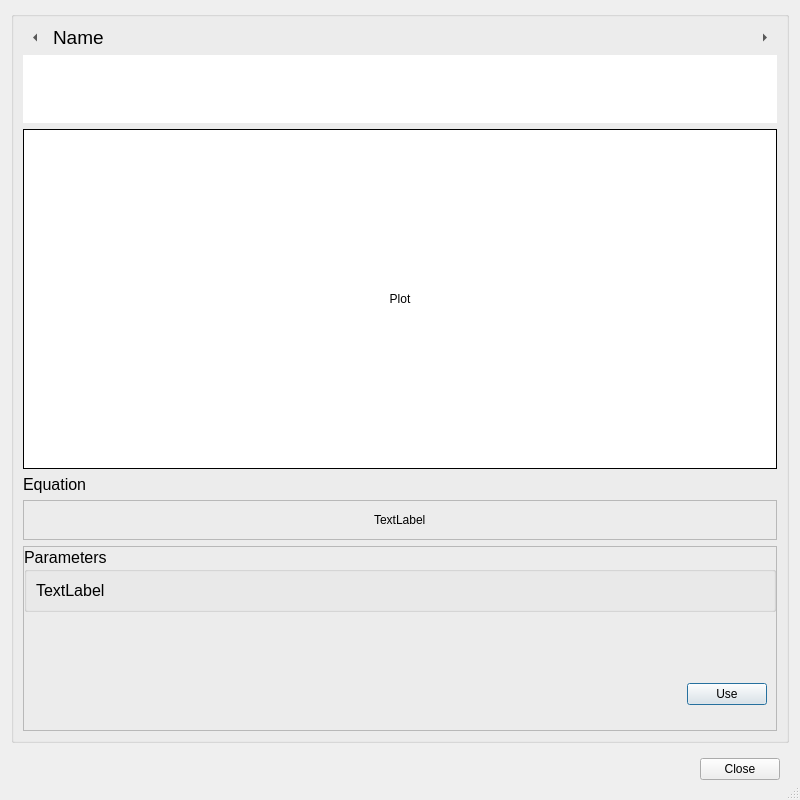
<?xml version="1.0" encoding="UTF-8"?>
<ui version="4.0">
 <class>BuiltinFunctionDetailer</class>
 <widget class="QDialog" name="BuiltinFunctionDetailer">
  <property name="windowModality">
   <enum>Qt::ApplicationModal</enum>
  </property>
  <property name="geometry">
   <rect>
    <x>0</x>
    <y>0</y>
    <width>800</width>
    <height>800</height>
   </rect>
  </property>
  <property name="minimumSize">
   <size>
    <width>800</width>
    <height>800</height>
   </size>
  </property>
  <property name="windowTitle">
   <string>Dialog</string>
  </property>
  <property name="sizeGripEnabled">
   <bool>true</bool>
  </property>
  <property name="modal">
   <bool>true</bool>
  </property>
  <layout class="QVBoxLayout" name="verticalLayout">
   <item>
    <widget class="QGroupBox" name="groupBox">
     <property name="title">
      <string/>
     </property>
     <property name="flat">
      <bool>true</bool>
     </property>
     <layout class="QVBoxLayout" name="verticalLayout_2">
      <item>
       <widget class="QFrame" name="frame_4">
        <property name="frameShape">
         <enum>QFrame::NoFrame</enum>
        </property>
        <property name="frameShadow">
         <enum>QFrame::Raised</enum>
        </property>
        <layout class="QHBoxLayout" name="horizontalLayout_3">
         <property name="leftMargin">
          <number>0</number>
         </property>
         <property name="topMargin">
          <number>0</number>
         </property>
         <property name="rightMargin">
          <number>0</number>
         </property>
         <property name="bottomMargin">
          <number>0</number>
         </property>
         <item>
          <widget class="QToolButton" name="toolButton">
           <property name="text">
            <string>&lt;</string>
           </property>
           <property name="autoRaise">
            <bool>true</bool>
           </property>
           <property name="arrowType">
            <enum>Qt::LeftArrow</enum>
           </property>
          </widget>
         </item>
         <item>
          <widget class="QLabel" name="lblName">
           <property name="font">
            <font>
             <pointsize>14</pointsize>
            </font>
           </property>
           <property name="text">
            <string>Name</string>
           </property>
          </widget>
         </item>
         <item>
          <spacer name="horizontalSpacer_3">
           <property name="orientation">
            <enum>Qt::Horizontal</enum>
           </property>
           <property name="sizeHint" stdset="0">
            <size>
             <width>40</width>
             <height>20</height>
            </size>
           </property>
          </spacer>
         </item>
         <item>
          <widget class="QToolButton" name="toolButton_2">
           <property name="text">
            <string>&gt;</string>
           </property>
           <property name="autoRaise">
            <bool>true</bool>
           </property>
           <property name="arrowType">
            <enum>Qt::RightArrow</enum>
           </property>
          </widget>
         </item>
        </layout>
       </widget>
      </item>
      <item>
       <widget class="MouseSensitiveLabel" name="txtDescription">
        <property name="sizePolicy">
         <sizepolicy hsizetype="Expanding" vsizetype="Fixed">
          <horstretch>0</horstretch>
          <verstretch>0</verstretch>
         </sizepolicy>
        </property>
        <property name="frameShape">
         <enum>QFrame::NoFrame</enum>
        </property>
        <property name="verticalScrollBarPolicy">
         <enum>Qt::ScrollBarAlwaysOff</enum>
        </property>
        <property name="horizontalScrollBarPolicy">
         <enum>Qt::ScrollBarAlwaysOff</enum>
        </property>
        <property name="sizeAdjustPolicy">
         <enum>QAbstractScrollArea::AdjustToContents</enum>
        </property>
        <property name="undoRedoEnabled">
         <bool>false</bool>
        </property>
        <property name="readOnly">
         <bool>true</bool>
        </property>
        <property name="textInteractionFlags">
         <set>Qt::LinksAccessibleByKeyboard|Qt::LinksAccessibleByMouse|Qt::TextBrowserInteraction|Qt::TextSelectableByKeyboard|Qt::TextSelectableByMouse</set>
        </property>
       </widget>
      </item>
      <item>
       <widget class="QFrame" name="frame_5">
        <property name="minimumSize">
         <size>
          <width>640</width>
          <height>340</height>
         </size>
        </property>
        <property name="autoFillBackground">
         <bool>false</bool>
        </property>
        <property name="styleSheet">
         <string notr="true">background-color: rgb(255, 255, 255);</string>
        </property>
        <property name="frameShape">
         <enum>QFrame::Panel</enum>
        </property>
        <property name="frameShadow">
         <enum>QFrame::Plain</enum>
        </property>
        <layout class="QHBoxLayout" name="horizontalLayout_4">
         <item>
          <spacer name="horizontalSpacer_4">
           <property name="orientation">
            <enum>Qt::Horizontal</enum>
           </property>
           <property name="sizeHint" stdset="0">
            <size>
             <width>40</width>
             <height>20</height>
            </size>
           </property>
          </spacer>
         </item>
         <item>
          <widget class="QLabel" name="imgPlot">
           <property name="minimumSize">
            <size>
             <width>640</width>
             <height>320</height>
            </size>
           </property>
           <property name="maximumSize">
            <size>
             <width>640</width>
             <height>320</height>
            </size>
           </property>
           <property name="text">
            <string>Plot</string>
           </property>
           <property name="scaledContents">
            <bool>false</bool>
           </property>
           <property name="alignment">
            <set>Qt::AlignCenter</set>
           </property>
          </widget>
         </item>
         <item>
          <spacer name="horizontalSpacer_5">
           <property name="orientation">
            <enum>Qt::Horizontal</enum>
           </property>
           <property name="sizeHint" stdset="0">
            <size>
             <width>40</width>
             <height>20</height>
            </size>
           </property>
          </spacer>
         </item>
        </layout>
       </widget>
      </item>
      <item>
       <widget class="QLabel" name="lblName_2">
        <property name="font">
         <font>
          <pointsize>12</pointsize>
         </font>
        </property>
        <property name="text">
         <string>Equation</string>
        </property>
       </widget>
      </item>
      <item>
       <widget class="QFrame" name="frame_2">
        <property name="maximumSize">
         <size>
          <width>16777215</width>
          <height>64</height>
         </size>
        </property>
        <property name="frameShape">
         <enum>QFrame::StyledPanel</enum>
        </property>
        <property name="frameShadow">
         <enum>QFrame::Raised</enum>
        </property>
        <layout class="QHBoxLayout" name="horizontalLayout">
         <item>
          <spacer name="horizontalSpacer">
           <property name="orientation">
            <enum>Qt::Horizontal</enum>
           </property>
           <property name="sizeHint" stdset="0">
            <size>
             <width>40</width>
             <height>20</height>
            </size>
           </property>
          </spacer>
         </item>
         <item>
          <widget class="QLabel" name="imgFormula">
           <property name="sizePolicy">
            <sizepolicy hsizetype="Minimum" vsizetype="Maximum">
             <horstretch>0</horstretch>
             <verstretch>0</verstretch>
            </sizepolicy>
           </property>
           <property name="maximumSize">
            <size>
             <width>16777215</width>
             <height>64</height>
            </size>
           </property>
           <property name="text">
            <string>TextLabel</string>
           </property>
           <property name="scaledContents">
            <bool>true</bool>
           </property>
          </widget>
         </item>
         <item>
          <spacer name="horizontalSpacer_2">
           <property name="orientation">
            <enum>Qt::Horizontal</enum>
           </property>
           <property name="sizeHint" stdset="0">
            <size>
             <width>40</width>
             <height>20</height>
            </size>
           </property>
          </spacer>
         </item>
        </layout>
       </widget>
      </item>
      <item>
       <widget class="QFrame" name="frame">
        <property name="frameShape">
         <enum>QFrame::StyledPanel</enum>
        </property>
        <property name="frameShadow">
         <enum>QFrame::Raised</enum>
        </property>
        <layout class="QGridLayout" name="gridLayout">
         <property name="leftMargin">
          <number>0</number>
         </property>
         <property name="topMargin">
          <number>0</number>
         </property>
         <property name="rightMargin">
          <number>0</number>
         </property>
         <property name="bottomMargin">
          <number>16</number>
         </property>
         <property name="horizontalSpacing">
          <number>0</number>
         </property>
         <item row="1" column="0">
          <spacer name="verticalSpacer_3">
           <property name="orientation">
            <enum>Qt::Vertical</enum>
           </property>
           <property name="sizeHint" stdset="0">
            <size>
             <width>20</width>
             <height>40</height>
            </size>
           </property>
          </spacer>
         </item>
         <item row="2" column="0">
          <widget class="QFrame" name="frame_6">
           <property name="frameShape">
            <enum>QFrame::NoFrame</enum>
           </property>
           <property name="frameShadow">
            <enum>QFrame::Raised</enum>
           </property>
           <layout class="QHBoxLayout" name="horizontalLayout_5">
            <item>
             <spacer name="horizontalSpacer_6">
              <property name="orientation">
               <enum>Qt::Horizontal</enum>
              </property>
              <property name="sizeHint" stdset="0">
               <size>
                <width>40</width>
                <height>20</height>
               </size>
              </property>
             </spacer>
            </item>
            <item>
             <widget class="QPushButton" name="pushButton">
              <property name="text">
               <string>Use</string>
              </property>
              <property name="icon">
               <iconset resource="main.qrc">
                <normaloff>:/icons/icons/function.png</normaloff>:/icons/icons/function.png</iconset>
              </property>
             </widget>
            </item>
           </layout>
          </widget>
         </item>
         <item row="0" column="0">
          <widget class="QGroupBox" name="groupBox_2">
           <property name="font">
            <font>
             <pointsize>12</pointsize>
            </font>
           </property>
           <property name="title">
            <string>Parameters</string>
           </property>
           <layout class="QFormLayout" name="formLayout">
            <item row="0" column="0">
             <widget class="QLabel" name="lblDummy">
              <property name="text">
               <string>TextLabel</string>
              </property>
             </widget>
            </item>
           </layout>
          </widget>
         </item>
        </layout>
       </widget>
      </item>
     </layout>
    </widget>
   </item>
   <item>
    <widget class="QFrame" name="frame_3">
     <property name="frameShape">
      <enum>QFrame::NoFrame</enum>
     </property>
     <property name="frameShadow">
      <enum>QFrame::Raised</enum>
     </property>
     <layout class="QHBoxLayout" name="horizontalLayout_2">
      <item>
       <widget class="QDialogButtonBox" name="buttonBox">
        <property name="orientation">
         <enum>Qt::Horizontal</enum>
        </property>
        <property name="standardButtons">
         <set>QDialogButtonBox::Close</set>
        </property>
        <property name="centerButtons">
         <bool>false</bool>
        </property>
       </widget>
      </item>
     </layout>
    </widget>
   </item>
  </layout>
 </widget>
 <customwidgets>
  <customwidget>
   <class>MouseSensitiveLabel</class>
   <extends>QTextEdit</extends>
   <header>MouseSensitiveLabel.h</header>
  </customwidget>
 </customwidgets>
 <resources>
  <include location="main.qrc"/>
 </resources>
 <connections>
  <connection>
   <sender>buttonBox</sender>
   <signal>accepted()</signal>
   <receiver>BuiltinFunctionDetailer</receiver>
   <slot>accept()</slot>
   <hints>
    <hint type="sourcelabel">
     <x>248</x>
     <y>254</y>
    </hint>
    <hint type="destinationlabel">
     <x>157</x>
     <y>274</y>
    </hint>
   </hints>
  </connection>
  <connection>
   <sender>buttonBox</sender>
   <signal>rejected()</signal>
   <receiver>BuiltinFunctionDetailer</receiver>
   <slot>reject()</slot>
   <hints>
    <hint type="sourcelabel">
     <x>316</x>
     <y>260</y>
    </hint>
    <hint type="destinationlabel">
     <x>286</x>
     <y>274</y>
    </hint>
   </hints>
  </connection>
 </connections>
</ui>
